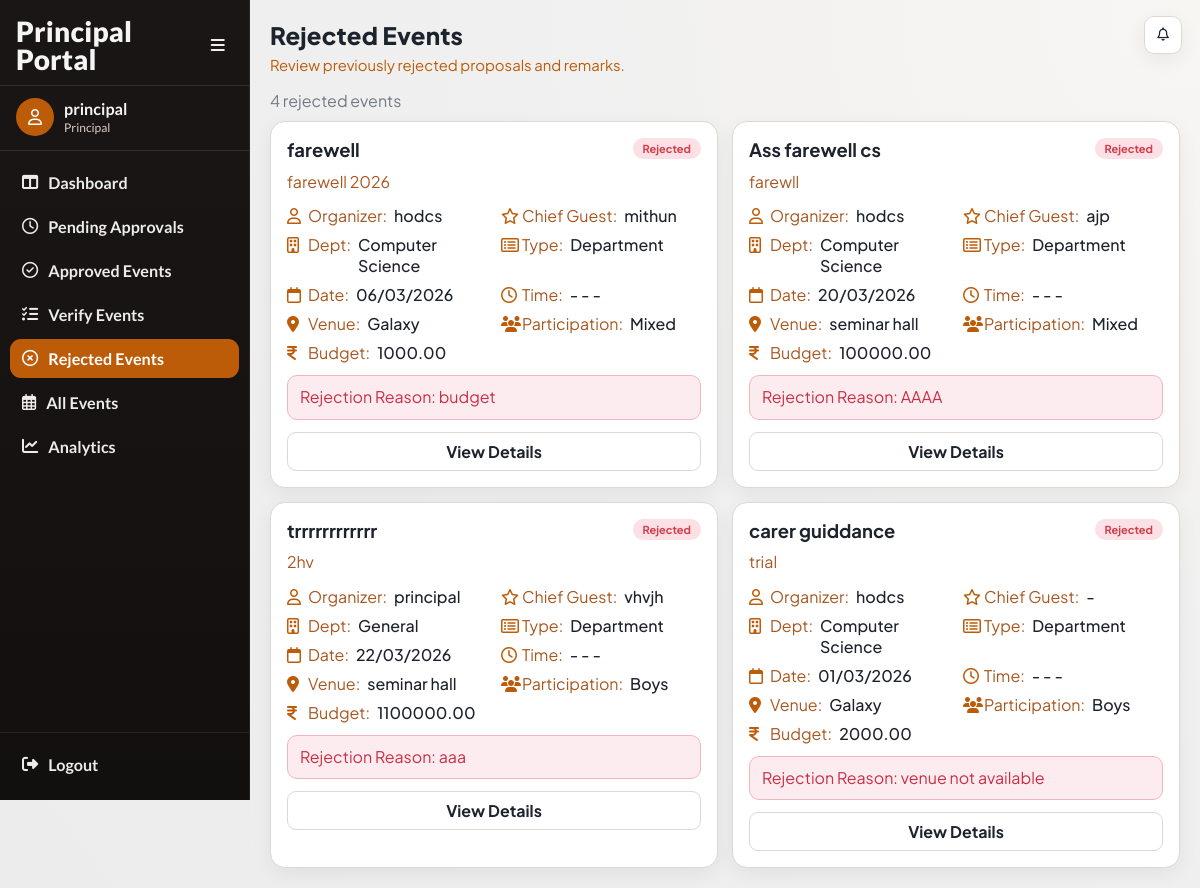
/events/principal/rejected/ (signed in), run on the app's committed database.
### accounts/models.py (models this page shows, shortened)
class User(AbstractUser):
    ROLE_CHOICES = (
        ('faculty', 'Faculty'),
        ('principal', 'Principal'),
        ('admin', 'Admin'),
    )
    SUB_ROLE_CHOICES = (
        ('hod', 'HOD'),
        ('nss', 'NSS In-Charge'),
        ('ncc', 'NCC In-Charge'),
        ('union', 'Union In-Charge'),
        ('other', 'Other In-Charge'),
    )
    role = models.CharField(max_length=20, choices=ROLE_CHOICES)
    sub_role = models.CharField(
        max_length=20,
        choices=SUB_ROLE_CHOICES,
        blank=True,
        null=True
    )
    department = models.ForeignKey(
    'events.Department',
    on_delete=models.SET_NULL,
    null=True,
    blank=True
    )

### events/models.py (models this page shows, shortened)
class Event(models.Model):
    CATEGORY_CHOICES = (
        ('department', 'Department'),
        ('nss', 'NSS'),
        ('ncc', 'NCC'),
        ('union', 'Union'),
        ('other', 'Other'),
    )
    PARTICIPATION_CHOICES = (
        ('boys', 'Boys'),
        ('girls', 'Girls'),
        ('mixed', 'Mixed'),
    )
    STATUS_CHOICES = (
        ('pending', 'Pending Approval'),
        ('approved', 'Approved'),
        ('rejected', 'Rejected'),
        ('completed', 'Completed'),
        ('verified', 'Verified'),
        ('cancelled', 'Cancelled'),
    )
    title = models.CharField(max_length=200)
    category = models.CharField(max_length=20, choices=CATEGORY_CHOICES)
    created_by = models.ForeignKey(
        settings.AUTH_USER_MODEL,
        on_delete=models.CASCADE
    )
    department = models.ForeignKey(
    Department,
    on_delete=models.SET_NULL,
    null=True,
    blank=True
    )
    participation_type = models.CharField(
        max_length=20,
        choices=PARTICIPATION_CHOICES
    )
    chief_guest = models.CharField(max_length=200, blank=True, null=True)
    budget = models.DecimalField(max_digits=10, decimal_places=2)
    venue = models.ForeignKey(
    Venue,
    on_delete=models.PROTECT
    )
    start_date = models.DateField()
    end_date = models.DateField()
    start_time = models.TimeField(null=True, blank=True)
    end_time = models.TimeField(null=True, blank=True)
    description = models.TextField()
    tags = models.ManyToManyField(Tag, blank=True)
    status = models.CharField(
        max_length=20,
        choices=STATUS_CHOICES,
        default='pending'
    )
    principal_remark = models.TextField(blank=True, null=True)
    created_at = models.DateTimeField(auto_now_add=True)
    report_text = models.TextField(blank=True, null=True)
    attendance_file = models.FileField(
        upload_to='attendance/',
        blank=True,
        null=True
    )
    completed_at = models.DateTimeField(blank=True, null=True)

class Department(models.Model):
    name = models.CharField(max_length=100, unique=True)
    def __str__(self):
        return self.name

class Venue(models.Model):
    name = models.CharField(max_length=100, unique=True)
    def __str__(self):
        return self.name

### events/views.py (the view)
@login_required(login_url='/login/')
def principal_rejected_events(request):
    if request.user.role != 'principal':
        return redirect('login')
    rejected_events = Event.objects.filter(status='rejected').order_by('-created_at')
    return render(
        request,
        'events/principal_rejected.html',
        {
            'rejected_events': rejected_events,
            'active_nav': 'principal-rejected',
        }
    )

### events/templates/events/principal_rejected.html (shortened to what this page needs)
{% extends "base.html" %}
{% load event_extras %}
{% block page_title %}Rejected Events{% endblock %}
{% block page_subtitle %}Review previously rejected proposals and remarks.{% endblock %}
{% block content %}
{% include "events/partials/principal_rejected_list.html" %}
{% endblock %}

### accounts/templates/base.html (shortened to what this page needs)
<!DOCTYPE html>
<html lang="en">
<head>
    <link rel="stylesheet" href="https://cdnjs.cloudflare.com/ajax/libs/font-awesome/6.5.2/css/all.min.css">
</head>
<body class="{% if request.user.is_authenticated %}has-sidebar{% endif %}">
    <div class="app">
        {% if request.user.is_authenticated %}
            <aside class="sidebar">
                <div class="sidebar-head">
                    <div class="brand">
                        {% if request.user.role == "principal" %}
                            Principal Portal
                        {% elif request.user.role == "faculty" %}
                            Faculty Portal
                        {% else %}
                            Event Portal
                        {% endif %}
                    </div>
                    <button class="collapse-toggle" id="sidebarCollapseToggle" type="button">
                        <i class="fa-solid fa-bars"></i>
                    </button>
                </div>
                <div class="sidebar-user">
                    <div class="avatar"><i class="fa-regular fa-user"></i></div>
                    <div class="user-meta">
                        <div class="user-name">{{ request.user.get_full_name|default:request.user.username }}</div>
                        <div class="user-role">{{ request.user.get_role_display|default:"User" }}</div>
                    </div>
                </div>
                <ul class="nav-list">
                    {% if request.user.role == "principal" %}
                        <li><a class="nav-link " href="{% url 'principal_dashboard' %}" title="Dashboard"><i class="fa-solid fa-table-columns"></i><span class="nav-text">Dashboard</span></a></li>
                        <li><a class="nav-link " href="{% url 'principal_pending_events' %}" title="Pending Approvals"><i class="fa-regular fa-clock"></i><span class="nav-text">Pending Approvals</span></a></li>
                        <li><a class="nav-link " href="{% url 'principal_approved_events' %}" title="Approved Events"><i class="fa-regular fa-circle-check"></i><span class="nav-text">Approved Events</span></a></li>
                        <li><a class="nav-link " href="{% url 'principal_verify_list' %}" title="Verify Events"><i class="fa-solid fa-list-check"></i><span class="nav-text">Verify Events</span></a></li>
                        <li><a class="nav-link {% if active_nav == 'principal-rejected' or request.resolver_match.url_name == 'principal_rejected_events' %}active{% endif %}" href="{% url 'principal_rejected_events' %}" title="Rejected Events"><i class="fa-regular fa-circle-xmark"></i><span class="nav-text">Rejected Events</span></a></li>
                        <li><a class="nav-link " href="{% url 'view_all_events' %}" title="All Events"><i class="fa-regular fa-calendar-days"></i><span class="nav-text">All Events</span></a></li>
                        <li><a class="nav-link " href="{% url 'analytics_dashboard' %}" title="Analytics"><i class="fa-solid fa-chart-line"></i><span class="nav-text">Analytics</span></a></li>
                    {% endif %}
                </ul>
                <div class="sidebar-foot">
                    <a class="nav-link" href="{% url 'logout' %}" title="Logout">
                        <i class="fa-solid fa-right-from-bracket"></i>
                        <span class="nav-text">Logout</span>
                    </a>
                </div>
            </aside>
            <div class="notif-fab" id="notifFab">
                <div style="position:relative;">
                    <button class="nav-icon-btn" id="notifToggle" type="button" aria-label="Notifications">
                        <i class="fa-regular fa-bell"></i>
                    </button>
                </div>
            </div>
        {% endif %}
        <main class="main">
            <header class="page-head">
                <h1 class="page-title">{% block page_title %}College Event System{% endblock %}</h1>
                <p class="page-subtitle">{% block page_subtitle %}{% endblock %}</p>
            </header>
            {% block content %}{% endblock %}
        </main>
    </div>
</body>
</html>

### events/templates/events/partials/principal_rejected_list.html
<div class="muted" style="margin-bottom: 10px;">{{ rejected_events|length }} rejected event{{ rejected_events|pluralize }}</div>
<section class="event-grid">
    {% for e in rejected_events %}
        <article class="event-card">
            {% include "events/partials/event_detail_card_body.html" with event=e show_rejection_reason=1 %}
            <div class="action-row">
                <a class="btn secondary" href="{% url 'event_detail' e.id %}">View Details</a>
            </div>
        </article>
    {% empty %}
        <article class="event-card"><p class="muted" style="margin:0;">No rejected events.</p></article>
    {% endfor %}
</section>

### events/templates/events/partials/event_detail_card_body.html (shortened to what this page needs)
{% load event_extras %}
<div class="event-head">
    <h3 class="event-title">
        <a href="{% url 'event_detail' event.id %}">{{ event.title }}</a>
    </h3>
    <span class="chip {{ event.status }}">{{ event.status|title }}</span>
</div>
<p class="event-desc">{{ event.description|default:"No description provided."|truncatewords:22 }}</p>
<div class="meta-grid">
    <div class="meta-row"><i class="fa-regular fa-user"></i><span class="meta-label">Organizer:</span><span class="meta-value">{{ event.created_by.get_full_name|default:event.created_by.username }}</span></div>
    <div class="meta-row"><i class="fa-regular fa-star"></i><span class="meta-label">Chief Guest:</span><span class="meta-value">{{ event.chief_guest|default:"-" }}</span></div>
    <div class="meta-row"><i class="fa-regular fa-building"></i><span class="meta-label">Dept:</span><span class="meta-value">{{ event.department|default:"General" }}</span></div>
    <div class="meta-row"><i class="fa-regular fa-rectangle-list"></i><span class="meta-label">Type:</span><span class="meta-value">{{ event.category|title }}</span></div>
    <div class="meta-row"><i class="fa-regular fa-calendar"></i><span class="meta-label">Date:</span><span class="meta-value">{{ event.start_date|date:"d/m/Y" }}</span></div>
    <div class="meta-row"><i class="fa-regular fa-clock"></i><span class="meta-label">Time:</span><span class="meta-value">{% if event.start_time %}{{ event.start_time|time:"h:i A" }}{% else %}-{% endif %} - {% if event.end_time %}{{ event.end_time|time:"h:i A" }}{% else %}-{% endif %}</span></div>
    <div class="meta-row"><i class="fa-solid fa-location-dot"></i><span class="meta-label">Venue:</span><span class="meta-value">{{ event.venue }}</span></div>
    <div class="meta-row"><i class="fa-solid fa-users"></i><span class="meta-label">Participation:</span><span class="meta-value">{{ event.participation_type|title }}</span></div>
    <div class="meta-row"><i class="fa-solid fa-indian-rupee-sign"></i><span class="meta-label">Budget:</span><span class="meta-value">{{ event.budget }}</span></div>
</div>
{% if show_rejection_reason %}
    <div class="reason-box">
        Rejection Reason: {{ event.principal_remark|default:"No remark provided." }}
    </div>
{% endif %}

### data on the page
User: user.get_full_name "principal", user.role "Principal"
Event: title "farewell", status "Rejected", description "farewell 2026", created_by.get_full_name "hodcs", chief_guest "mithun", department "Computer Science", category "Department", start_date "06/03/2026", venue "Galaxy", participation_type "Mixed", budget "1000.00", principal_remark "budget"
Event: title "Ass farewell cs", status "Rejected", description "farewll", created_by.get_full_name "hodcs", chief_guest "ajp", department "Computer Science", category "Department", start_date "20/03/2026", venue "seminar hall", participation_type "Mixed", budget "100000.00", principal_remark "AAAA"
Event: title "trrrrrrrrrrrr", status "Rejected", description "2hv", created_by.get_full_name "principal", chief_guest "vhvjh", department "General", category "Department", start_date "22/03/2026", venue "seminar hall", participation_type "Boys", budget "1100000.00", principal_remark "aaa"
Event: title "carer guiddance", status "Rejected", description "trial", created_by.get_full_name "hodcs", chief_guest "-", department "Computer Science", category "Department", start_date "01/03/2026", venue "Galaxy", participation_type "Boys", budget "2000.00", principal_remark "venue not available"

### other printed values
{{ rejected_events|length }} "4"
